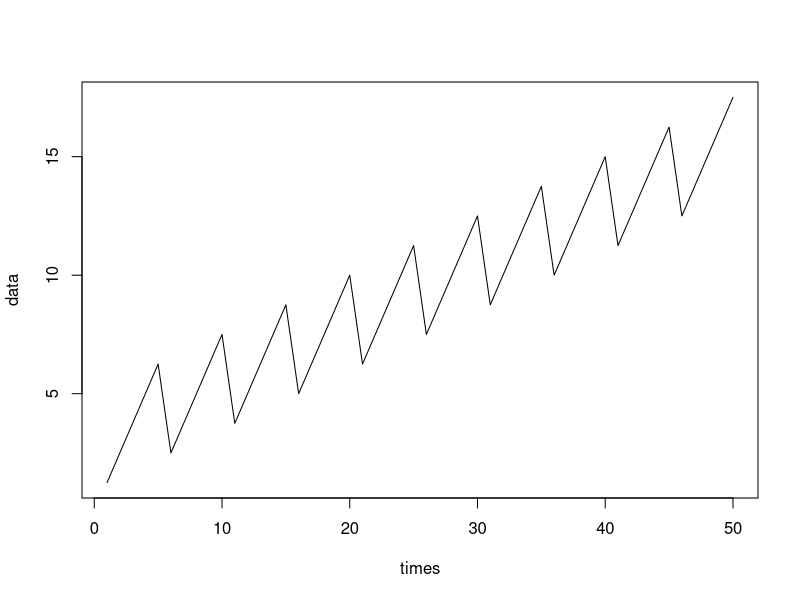

This figure's R source: (Note: this script raises an error after producing the figure.)
library(forecast)

#############################################

n = 50
trendSeasonalStructure = list(segments = list(c(0,1)), sKnots = list(c(1,0)))
ns = 5
seasonalStructure = list(segments = list(c(0,ns)), sKnots = c(as.list(1:(ns-1)),list(c(ns,0))))
seasons = rep(1:ns,n%/%ns+1)[1:n]
trendSeasons = rep(1, length(seasons))
times = seq_along(seasons)
data = seasons + times/4
plot(times, data, type = "l")
timeKnots = times
trendData = rep(1, n)
seasonData = rep(1, n)
trend = list(data = trendData, times = times, seasons = trendSeasons, timeKnots = timeKnots, seasonalStructure = trendSeasonalStructure, lambdas = c(1,0,0))
season = list(data = seasonData, times = times, seasons = seasons, timeKnots = timeKnots, seasonalStructure = seasonalStructure, lambdas = c(10,0,0))
predictors = list(trend, season)

rstr1 = RSTRmodel(data, predictors)

plot(rstr1)

#############################################

n = 50
trendSeasonalStructure = list(segments = list(c(0,1)), sKnots = list(c(1,0)))
ns = 5
seasonalStructure = list(segments = list(c(0,ns)), sKnots = c(as.list(1:(ns-1)),list(c(ns,0))))
seasons = rep(1:ns,n%/%ns+1)[1:n]
trendSeasons = rep(1, length(seasons))
times = seq_along(seasons)
dataOrig = seasons + times/4
data = dataOrig + rnorm(length(dataOrig), sd = 0.3)
plot(times, data, type = "l")
timeKnots = times
trendData = rep(1, n)
seasonData = rep(1, n)
trend = list(data = trendData, times = times, seasons = trendSeasons, timeKnots = timeKnots, seasonalStructure = trendSeasonalStructure, lambdas = c(1,0,0))
season = list(data = seasonData, times = times, seasons = seasons, timeKnots = timeKnots, seasonalStructure = seasonalStructure, lambdas = c(10,0,0))
predictors = list(trend, season)

rstr1 = RSTRmodel(data, predictors, confidence = c(0.8, 0.95), nMCIter = 400)
rstr2 = RSTR(data, predictors, confidence = c(0.8, 0.95), nMCIter = 400, gapCV = 1, reltol = 0.0001)

plot(rstr1)
plot(rstr2)

#############################################

mydata <- read.csv("../externalTests/Seasonal_data.csv")
ts1 = ts(mydata[,2], start = c(1982,4), frequency = 12)
ts2 = window(ts1, start = c(2000,1), end = c(2009,12))
plot(ts2)

trendSeasonalStructure = list(segments = list(c(0,1)), sKnots = list(c(1,0)))
seasonalStructure = list(segments = list(c(0,12)), sKnots = list(1,2,3,4,5,6,7,8,9,10,11,c(12,0)))
seasons = as.vector(cycle(ts2))
trendSeasons = rep(1, length(ts2))
times = as.vector(time(ts2))
data = as.vector(ts2)
timeKnots = times
trendData = rep(1, length(ts2))
seasonData = rep(1, length(ts2))
trend = list(data = trendData,
             times = times,
             seasons = trendSeasons,
             timeKnots = timeKnots,
             seasonalStructure = trendSeasonalStructure,
             lambdas = c(0.1,0,0))
season = list(data = seasonData,
              times = times,
              seasons = seasons,
              timeKnots = timeKnots,
              seasonalStructure = seasonalStructure,
              lambdas = c(10,0,0))
predictors = list(trend, season)

tm = system.time({str1 = STRmodel(data, predictors)})
print(tm)
tm = system.time({str2 = RSTRmodel(data, predictors)})
print(tm)

plot(str1)
plot(str2)

outl = rep(0,length(ts2))
outl[14] = 900
outl[113] = -700
tsOutl = ts(outl, start = c(2000,1), frequency = 12)
l = length(ts2)
uptr = rep(0,l)
uptr[60:l] = (60:l)-59
tsUptr = ts(uptr, start = c(2000,1), frequency = 12)
uts1 = log(ts2) - 0.01*tsUptr
uts2 = log(ts2 + tsOutl)
uts3 = log(ts2) - 0.3*(time(ts2) >= 2005)
plot(uts1)
plot(uts2)
plot(uts3)

ustr1 = STR(as.vector(uts1), predictors, confidence = 0.95, gapCV = 12, reltol = 0.001)
urstr1 = RSTR(data = as.vector(uts1), predictors = predictors, confidence = 0.95, gapCV = 12, reltol = 0.001)
plot(ustr1)
plot(urstr1)

ustr2 = STR(as.vector(uts2), predictors, confidence = 0.95, gapCV = 12, reltol = 0.001)
urstr2 = RSTR(as.vector(uts2), predictors, confidence = 0.95, gapCV = 12, reltol = 0.001)
plot(ustr2)
plot(urstr2)

ustr3 = STR(as.vector(uts3), predictors, confidence = 0.95, gapCV = 12, reltol = 0.001)
urstr3 = RSTR(as.vector(uts3), predictors, confidence = 0.95, gapCV = 12, reltol = 0.001)
plot(ustr3)
plot(urstr3)

